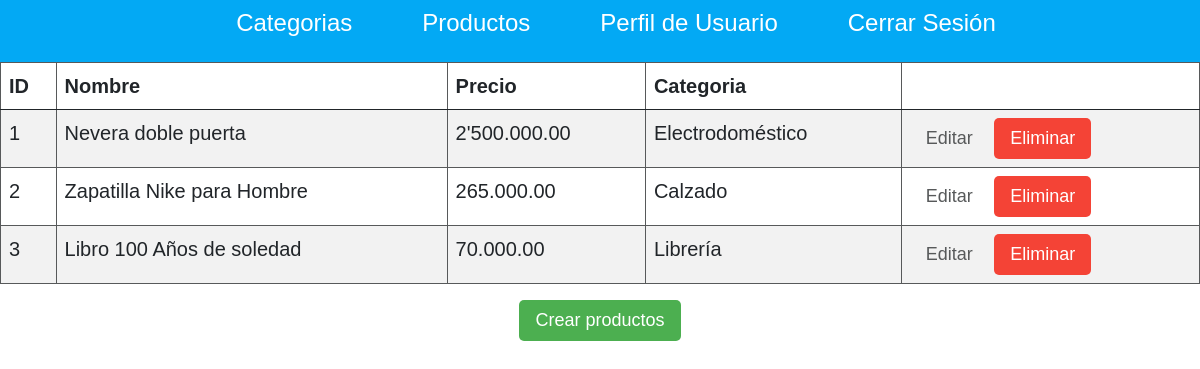
The page /productos (signed in) on the database as committed earlier.
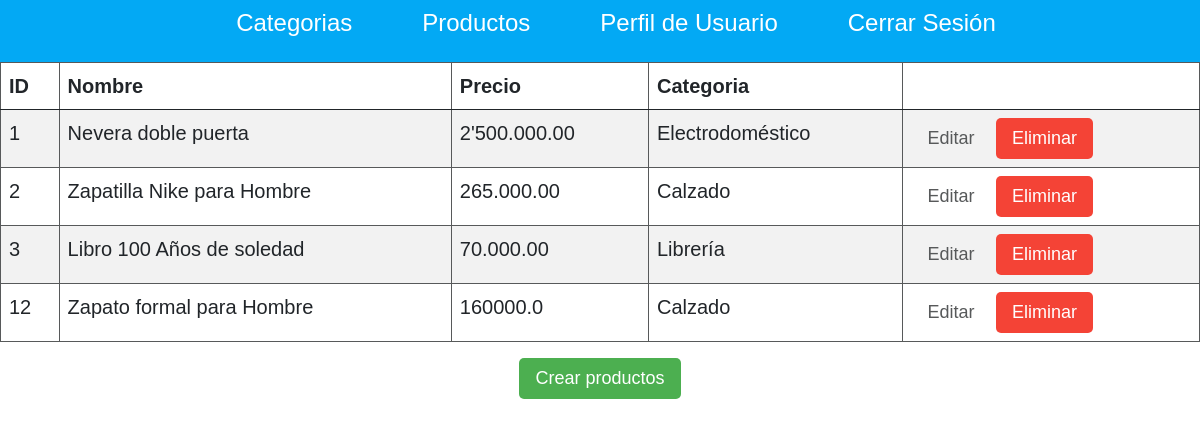
The same page on the database as committed later.
### tables this page shows
CREATE TABLE "productos" (
	"id_producto"	INTEGER NOT NULL UNIQUE,
	"id_usuario"	INTEGER NOT NULL,
	"nombre_categoria"	TEXT NOT NULL,
	"nombre_producto"	TEXT NOT NULL UNIQUE,
	"precio"	REAL NOT NULL,
	PRIMARY KEY("id_producto" AUTOINCREMENT)
);

### app.py (the view)
@app.route('/productos')
def productos():
    if not 'usuario' in session:
        return redirect(url_for('inicio'))
    productos = db.execute("""SELECT * FROM productos WHERE id_usuario = ?""",(session['usuario'][0],)).fetchall()
    return render_template('productos.html', productos = productos )

### templates/productos.html (shortened to what this page needs)
<!doctype html>
<html lang="es">
  <head>
    <link href="https://cdn.jsdelivr.net/npm/bootstrap@5.0.0-beta1/dist/css/bootstrap.min.css" rel="stylesheet">
  </head>
  <body>
  </body>
</html>
{% extends 'layouts/base.html'%}
{% block content %}
    <center>
        <table class="table table-striped">
            <thead>
                <tr>
                    <th>ID</th>
                    <th>Nombre</th>
                    <th>Precio</th>
                    <th>Categoria</th>
                    <th></th>
                </tr>
            </thead>
            <tbody>
                {% for producto in productos %}
                <tr>
                    <td>{{producto[0]}}</td>
                    <td>{{producto[3]}}</td>
                    <td>{{producto[4]}}</td>
                    <td>{{producto[2]}}</td>
                    <td>
                        <a class="btn btn-success2" href="{{url_for('editar_producto', id=producto[0])}}">Editar</a>
                        <a class="btn btn-danger" href="{{url_for('eliminar_producto', id=producto[0])}}">Eliminar</a>
                    </td>
                </tr>
                {% endfor %}
            </tbody>
        </table>
        <a class="btn btn-success" href="{{url_for('crear_producto')}}">Crear productos</a>
    </center>
{% endblock %}

Rows that differ between the two databases and show on the page:
added productos: id_producto "12", nombre_producto "Zapato formal para Hombre", precio "160000.0", nombre_categoria "Calzado"
